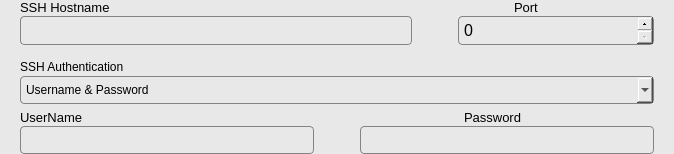
       <widget class="QFrame" name="ssh_frame">
        <property name="enabled">
         <bool>true</bool>
        </property>
        <property name="styleSheet">
         <string notr="true">QFrame {
	background-color:rgb(232, 232, 232);
}</string>
        </property>
        <property name="frameShape">
         <enum>QFrame::NoFrame</enum>
        </property>
        <property name="frameShadow">
         <enum>QFrame::Raised</enum>
        </property>
        <layout class="QVBoxLayout" name="verticalLayout_10">
         <property name="topMargin">
          <number>0</number>
         </property>
         <property name="bottomMargin">
          <number>0</number>
         </property>
         <item>
          <widget class="QFrame" name="frame_25">
           <property name="styleSheet">
            <string notr="true">QFrame {
	background-color:rgb(232, 232, 232);
}</string>
           </property>
           <property name="frameShape">
            <enum>QFrame::NoFrame</enum>
           </property>
           <property name="frameShadow">
            <enum>QFrame::Raised</enum>
           </property>
           <layout class="QVBoxLayout" name="verticalLayout_8">
            <property name="spacing">
             <number>1</number>
            </property>
            <property name="leftMargin">
             <number>0</number>
            </property>
            <property name="topMargin">
             <number>0</number>
            </property>
            <property name="bottomMargin">
             <number>0</number>
            </property>
            <item>
             <widget class="QFrame" name="frame_26">
              <property name="font">
               <font>
                <pointsize>10</pointsize>
               </font>
              </property>
              <property name="styleSheet">
               <string notr="true">QFrame {
	background-color:rgb(232, 232, 232);
}</string>
              </property>
              <property name="frameShape">
               <enum>QFrame::NoFrame</enum>
              </property>
              <property name="frameShadow">
               <enum>QFrame::Raised</enum>
              </property>
              <layout class="QHBoxLayout" name="horizontalLayout_21">
               <property name="leftMargin">
                <number>9</number>
               </property>
               <property name="topMargin">
                <number>0</number>
               </property>
               <property name="rightMargin">
                <number>116</number>
               </property>
               <property name="bottomMargin">
                <number>0</number>
               </property>
               <item>
                <widget class="QLabel" name="label_13">
                 <property name="font">
                  <font>
                   <pointsize>10</pointsize>
                  </font>
                 </property>
                 <property name="styleSheet">
                  <string notr="true">QFrame {
	background-color:rgb(232, 232, 232);
}</string>
                 </property>
                 <property name="text">
                  <string>SSH Hostname</string>
                 </property>
                </widget>
               </item>
               <item>
                <spacer name="horizontalSpacer_17">
                 <property name="orientation">
                  <enum>Qt::Horizontal</enum>
                 </property>
                 <property name="sizeHint" stdset="0">
                  <size>
                   <width>375</width>
                   <height>8</height>
                  </size>
                 </property>
                </spacer>
               </item>
               <item>
                <widget class="QLabel" name="label_14">
                 <property name="font">
                  <font>
                   <pointsize>10</pointsize>
                  </font>
                 </property>
                 <property name="text">
                  <string>Port</string>
                 </property>
                </widget>
               </item>
              </layout>
             </widget>
            </item>
            <item>
             <widget class="QFrame" name="frame_27">
              <property name="styleSheet">
               <string notr="true">QFrame {
	background-color:rgb(232, 232, 232);
}</string>
              </property>
              <property name="frameShape">
               <enum>QFrame::NoFrame</enum>
              </property>
              <property name="frameShadow">
               <enum>QFrame::Plain</enum>
              </property>
              <layout class="QHBoxLayout" name="horizontalLayout_22" stretch="2,0,1">
               <property name="topMargin">
                <number>0</number>
               </property>
               <property name="rightMargin">
                <number>0</number>
               </property>
               <item>
                <widget class="QLineEdit" name="ssh_hostname">
                 <property name="font">
                  <font>
                   <pointsize>10</pointsize>
                  </font>
                 </property>
                 <property name="styleSheet">
                  <string notr="true">QLineEdit {
	border-radius:4px;
	background-color:rgb(232, 232, 232);
	border:1px solid rgb(132, 132, 132);
	padding:5px;
}
</string>
                 </property>
                </widget>
               </item>
               <item>
                <spacer name="horizontalSpacer_18">
                 <property name="orientation">
                  <enum>Qt::Horizontal</enum>
                 </property>
                 <property name="sizeHint" stdset="0">
                  <size>
                   <width>40</width>
                   <height>20</height>
                  </size>
                 </property>
                </spacer>
               </item>
               <item>
                <widget class="QSpinBox" name="ssh_port">
                 <property name="font">
                  <font>
                   <pointsize>12</pointsize>
                  </font>
                 </property>
                 <property name="styleSheet">
                  <string notr="true">QSpinBox {
	border-radius:4px;
	background-color:rgb(232, 232, 232);
	border:1px solid rgb(132, 132, 132);
	padding:3px;

}


QSpinBox::down-button {
	width:16;
	height:14px;
}

QSpinBox::up-button {
	width:16;
	height:14px;
}

</string>
                 </property>
                 <property name="frame">
                  <bool>false</bool>
                 </property>
                 <property name="maximum">
                  <number>99999</number>
                 </property>
                </widget>
               </item>
              </layout>
             </widget>
            </item>
           </layout>
          </widget>
         </item>
         <item>
          <widget class="QFrame" name="frame_28">
           <property name="styleSheet">
            <string notr="true">QFrame {
	background-color:rgb(232, 232, 232);
}</string>
           </property>
           <property name="frameShape">
            <enum>QFrame::NoFrame</enum>
           </property>
           <property name="frameShadow">
            <enum>QFrame::Raised</enum>
           </property>
           <layout class="QVBoxLayout" name="verticalLayout_9">
            <property name="spacing">
             <number>0</number>
            </property>
            <property name="leftMargin">
             <number>0</number>
            </property>
            <property name="topMargin">
             <number>0</number>
            </property>
            <property name="bottomMargin">
             <number>0</number>
            </property>
            <item>
             <widget class="QFrame" name="frame_29">
              <property name="styleSheet">
               <string notr="true">QFrame {
	background-color:rgb(232, 232, 232);
}</string>
              </property>
              <property name="frameShape">
               <enum>QFrame::NoFrame</enum>
              </property>
              <property name="frameShadow">
               <enum>QFrame::Raised</enum>
              </property>
              <layout class="QHBoxLayout" name="horizontalLayout_23">
               <property name="topMargin">
                <number>0</number>
               </property>
               <property name="bottomMargin">
                <number>2</number>
               </property>
               <item>
                <widget class="QLabel" name="label_15">
                 <property name="styleSheet">
                  <string notr="true">QFrame {
	background-color:rgb(232, 232, 232);
}</string>
                 </property>
                 <property name="text">
                  <string>SSH Authentication</string>
                 </property>
                </widget>
               </item>
               <item>
                <spacer name="horizontalSpacer_19">
                 <property name="orientation">
                  <enum>Qt::Horizontal</enum>
                 </property>
                 <property name="sizeHint" stdset="0">
                  <size>
                   <width>375</width>
                   <height>8</height>
                  </size>
                 </property>
                </spacer>
               </item>
              </layout>
             </widget>
            </item>
            <item>
             <widget class="QFrame" name="frame_30">
              <property name="frameShape">
               <enum>QFrame::NoFrame</enum>
              </property>
              <property name="frameShadow">
               <enum>QFrame::Raised</enum>
              </property>
              <property name="lineWidth">
               <number>0</number>
              </property>
              <layout class="QHBoxLayout" name="horizontalLayout_24">
               <property name="topMargin">
                <number>0</number>
               </property>
               <property name="rightMargin">
                <number>0</number>
               </property>
               <property name="bottomMargin">
                <number>0</number>
               </property>
               <item>
                <widget class="QComboBox" name="ssh_authentication">
                 <property name="styleSheet">
                  <string notr="true">QComboBox {
	border-radius:4px;
	background-color:rgb(232, 232, 232);
	border:1px solid rgb(132, 132, 132);
	padding:5px;
}

QComboBox QAbstractItemView {
	padding:6px;
	color: rgb(95, 95, 95);
	border:1px solid  rgb(159, 159, 159);
}</string>
                 </property>
                 <item>
                  <property name="text">
                   <string>Username &amp; Password</string>
                  </property>
                 </item>
                </widget>
               </item>
              </layout>
             </widget>
            </item>
           </layout>
          </widget>
         </item>
         <item>
          <widget class="QFrame" name="frame_22">
           <property name="styleSheet">
            <string notr="true">QFrame {
	background-color:rgb(232, 232, 232);
}</string>
           </property>
           <property name="frameShape">
            <enum>QFrame::NoFrame</enum>
           </property>
           <property name="frameShadow">
            <enum>QFrame::Raised</enum>
           </property>
           <layout class="QVBoxLayout" name="verticalLayout_7">
            <property name="spacing">
             <number>1</number>
            </property>
            <property name="leftMargin">
             <number>0</number>
            </property>
            <property name="topMargin">
             <number>0</number>
            </property>
            <property name="bottomMargin">
             <number>0</number>
            </property>
            <item>
             <widget class="QFrame" name="frame_23">
              <property name="font">
               <font>
                <pointsize>10</pointsize>
               </font>
              </property>
              <property name="styleSheet">
               <string notr="true">QFrame {
	background-color:rgb(232, 232, 232);
}</string>
              </property>
              <property name="frameShape">
               <enum>QFrame::NoFrame</enum>
              </property>
              <property name="frameShadow">
               <enum>QFrame::Raised</enum>
              </property>
              <layout class="QHBoxLayout" name="horizontalLayout_19">
               <property name="leftMargin">
                <number>9</number>
               </property>
               <property name="topMargin">
                <number>0</number>
               </property>
               <property name="rightMargin">
                <number>132</number>
               </property>
               <property name="bottomMargin">
                <number>0</number>
               </property>
               <item>
                <widget class="QLabel" name="label_11">
                 <property name="font">
                  <font>
                   <pointsize>10</pointsize>
                  </font>
                 </property>
                 <property name="styleSheet">
                  <string notr="true">QFrame {
	background-color:rgb(232, 232, 232);
}</string>
                 </property>
                 <property name="text">
                  <string>UserName</string>
                 </property>
                </widget>
               </item>
               <item>
                <spacer name="horizontalSpacer_15">
                 <property name="orientation">
                  <enum>Qt::Horizontal</enum>
                 </property>
                 <property name="sizeHint" stdset="0">
                  <size>
                   <width>375</width>
                   <height>8</height>
                  </size>
                 </property>
                </spacer>
               </item>
               <item>
                <widget class="QLabel" name="label_12">
                 <property name="font">
                  <font>
                   <pointsize>10</pointsize>
                  </font>
                 </property>
                 <property name="text">
                  <string>Password</string>
                 </property>
                </widget>
               </item>
              </layout>
             </widget>
            </item>
            <item>
             <widget class="QFrame" name="frame_24">
              <property name="styleSheet">
               <string notr="true">QFrame {
	background-color:rgb(232, 232, 232);
}</string>
              </property>
              <property name="frameShape">
               <enum>QFrame::NoFrame</enum>
              </property>
              <property name="frameShadow">
               <enum>QFrame::Raised</enum>
              </property>
              <layout class="QHBoxLayout" name="horizontalLayout_20" stretch="1,0,1">
               <property name="topMargin">
                <number>0</number>
               </property>
               <property name="rightMargin">
                <number>0</number>
               </property>
               <property name="bottomMargin">
                <number>0</number>
               </property>
               <item>
                <widget class="QLineEdit" name="ssh_username">
                 <property name="styleSheet">
                  <string notr="true">QLineEdit {
	border-radius:4px;
	background-color:rgb(232, 232, 232);
	border:1px solid rgb(132, 132, 132);
	padding:5px;
}
</string>
                 </property>
                </widget>
               </item>
               <item>
                <spacer name="horizontalSpacer_16">
                 <property name="orientation">
                  <enum>Qt::Horizontal</enum>
                 </property>
                 <property name="sizeHint" stdset="0">
                  <size>
                   <width>40</width>
                   <height>20</height>
                  </size>
                 </property>
                </spacer>
               </item>
               <item>
                <widget class="QLineEdit" name="ssh_password">
                 <property name="styleSheet">
                  <string notr="true">QLineEdit {
	border-radius:4px;
	background-color:rgb(232, 232, 232);
	border:1px solid rgb(132, 132, 132);
	padding:5px;
}
</string>
                 </property>
                </widget>
               </item>
              </layout>
             </widget>
            </item>
           </layout>
          </widget>
         </item>
        </layout>
       </widget>
